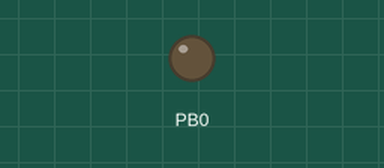
This sketch was run on a simulated ATtiny85, built with avr-gcc and run on an emulated ATtiny85. On the bench: output pins drawn as LEDs (lit = HIGH).

Above: at 0.6 s.
At 2.25 s:
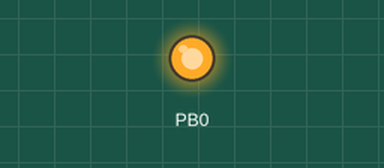
Timing chart, 0 to 3.0 s (numbered marks = the images above):
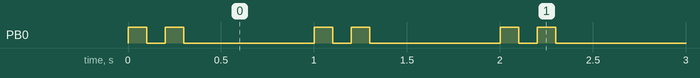

The sketch:

BlinkTwiceTiny.ino
```cpp
/*
  Blink Twice with ATTiny

  The default Blink sketch, but blink twice fast, then pause. This is
  because the Arduinos I tested came pre-programmed with Blink, and
  I wanted something to test programming with to see that something
  actually happens. :)

  Changed pin number from 13 to 0 to run on ATTiny85 (should run also
  on many other types of ATTiny).

  Digital Pin 0 is pin 5 on the IC.

  See:
  http://highlowtech.org/?p=1695
  http://www.instructables.com/id/How-to-program-attiny-using-arduino-uno/
  https://github.com/damellis/attiny/

  attiny is a git submodule of this git repo, found under external,
  and symlinked from hardware subdir. That makes the ATTiny options
  show up in Arduino Tools menu (at least on a system that understands
  symlinks).

 */

void setup() {
  pinMode(0, OUTPUT);
}

void loop() {
  digitalWrite(0, HIGH);   // set the LED on
  delay(100);              // wait for a second
  digitalWrite(0, LOW);   // set the LED on
  delay(100);              // wait for a second
  digitalWrite(0, HIGH);   // set the LED on
  delay(100);              // wait for a second
  digitalWrite(0, LOW);   // set the LED on
  delay(700);              // wait for a second
}
```

Measured:
- by itself, PB0: repeats every 1.0 s: LOW 0.10 s, HIGH 0.10 s, LOW 0.70 s, HIGH 0.10 s
- by itself, everything shown: repeats every 1.0 s, in 4 steps
